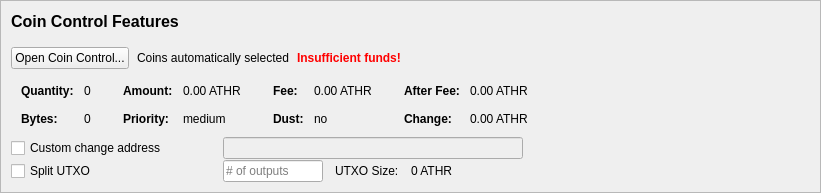
         <widget class="QFrame" name="frameCoinControl">
          <property name="sizePolicy">
           <sizepolicy hsizetype="Expanding" vsizetype="Expanding">
            <horstretch>0</horstretch>
            <verstretch>0</verstretch>
           </sizepolicy>
          </property>
          <property name="maximumSize">
           <size>
            <width>16777215</width>
            <height>16777215</height>
           </size>
          </property>
          <property name="frameShape">
           <enum>QFrame::StyledPanel</enum>
          </property>
          <property name="frameShadow">
           <enum>QFrame::Sunken</enum>
          </property>
          <layout class="QVBoxLayout" name="verticalLayoutCoinControl2">
           <property name="spacing">
            <number>0</number>
           </property>
           <property name="leftMargin">
            <number>0</number>
           </property>
           <property name="topMargin">
            <number>0</number>
           </property>
           <property name="rightMargin">
            <number>0</number>
           </property>
           <property name="bottomMargin">
            <number>0</number>
           </property>
           <item>
            <widget class="QFrame" name="frameCoinControl_BG">
             <layout class="QVBoxLayout" name="verticalLayoutCoinControl" stretch="0,0,0,0,0,0">
              <property name="spacing">
               <number>1</number>
              </property>
              <property name="leftMargin">
               <number>10</number>
              </property>
              <property name="topMargin">
               <number>10</number>
              </property>
              <item>
               <layout class="QHBoxLayout" name="horizontalLayoutCoinControl1">
                <property name="bottomMargin">
                 <number>15</number>
                </property>
                <item>
                 <layout class="QVBoxLayout" name="verticalLayout_3">
                  <property name="spacing">
                   <number>6</number>
                  </property>
                  <item>
                   <widget class="QLabel" name="labelCoinControlFeatures">
                    <property name="sizePolicy">
                     <sizepolicy hsizetype="Preferred" vsizetype="Maximum">
                      <horstretch>0</horstretch>
                      <verstretch>0</verstretch>
                     </sizepolicy>
                    </property>
                    <property name="minimumSize">
                     <size>
                      <width>0</width>
                      <height>20</height>
                     </size>
                    </property>
                    <property name="font">
                     <font>
                      <pointsize>12</pointsize>
                      <weight>75</weight>
                      <bold>true</bold>
                     </font>
                    </property>
                    <property name="styleSheet">
                     <string notr="true">font-weight:bold;</string>
                    </property>
                    <property name="text">
                     <string>Coin Control Features</string>
                    </property>
                   </widget>
                  </item>
                 </layout>
                </item>
               </layout>
              </item>
              <item>
               <layout class="QHBoxLayout" name="horizontalLayoutCoinControl2" stretch="0,0,0,0">
                <property name="spacing">
                 <number>8</number>
                </property>
                <property name="bottomMargin">
                 <number>10</number>
                </property>
                <item>
                 <widget class="QPushButton" name="pushButtonCoinControl">
                  <property name="styleSheet">
                   <string notr="true"/>
                  </property>
                  <property name="text">
                   <string>Open Coin Control...</string>
                  </property>
                  <property name="autoDefault">
                   <bool>false</bool>
                  </property>
                 </widget>
                </item>
                <item>
                 <widget class="QLabel" name="labelCoinControlAutomaticallySelected">
                  <property name="text">
                   <string>Coins automatically selected</string>
                  </property>
                  <property name="margin">
                   <number>5</number>
                  </property>
                 </widget>
                </item>
                <item>
                 <widget class="QLabel" name="labelCoinControlInsuffFunds">
                  <property name="font">
                   <font>
                    <weight>75</weight>
                    <bold>true</bold>
                   </font>
                  </property>
                  <property name="styleSheet">
                   <string notr="true">color:red;font-weight:bold;</string>
                  </property>
                  <property name="text">
                   <string>Insufficient funds!</string>
                  </property>
                  <property name="margin">
                   <number>5</number>
                  </property>
                 </widget>
                </item>
                <item>
                 <spacer name="horizontalSpacerCoinControl">
                  <property name="orientation">
                   <enum>Qt::Horizontal</enum>
                  </property>
                  <property name="sizeHint" stdset="0">
                   <size>
                    <width>40</width>
                    <height>1</height>
                   </size>
                  </property>
                 </spacer>
                </item>
               </layout>
              </item>
              <item>
               <widget class="QWidget" name="widgetCoinControl" native="true">
                <property name="sizePolicy">
                 <sizepolicy hsizetype="Preferred" vsizetype="Preferred">
                  <horstretch>0</horstretch>
                  <verstretch>0</verstretch>
                 </sizepolicy>
                </property>
                <property name="minimumSize">
                 <size>
                  <width>0</width>
                  <height>0</height>
                 </size>
                </property>
                <property name="styleSheet">
                 <string notr="true"/>
                </property>
                <layout class="QHBoxLayout" name="horizontalLayoutCoinControl5">
                 <property name="leftMargin">
                  <number>0</number>
                 </property>
                 <property name="topMargin">
                  <number>0</number>
                 </property>
                 <property name="rightMargin">
                  <number>0</number>
                 </property>
                 <property name="bottomMargin">
                  <number>0</number>
                 </property>
                 <item>
                  <layout class="QHBoxLayout" name="horizontalLayoutCoinControl3" stretch="0,0,0,1">
                   <property name="spacing">
                    <number>20</number>
                   </property>
                   <property name="topMargin">
                    <number>0</number>
                   </property>
                   <property name="bottomMargin">
                    <number>10</number>
                   </property>
                   <item>
                    <layout class="QFormLayout" name="formLayoutCoinControl1">
                     <property name="horizontalSpacing">
                      <number>10</number>
                     </property>
                     <property name="verticalSpacing">
                      <number>14</number>
                     </property>
                     <property name="leftMargin">
                      <number>10</number>
                     </property>
                     <property name="topMargin">
                      <number>4</number>
                     </property>
                     <property name="rightMargin">
                      <number>6</number>
                     </property>
                     <item row="0" column="0">
                      <widget class="QLabel" name="labelCoinControlQuantityText">
                       <property name="font">
                        <font>
                         <weight>75</weight>
                         <bold>true</bold>
                        </font>
                       </property>
                       <property name="text">
                        <string>Quantity:</string>
                       </property>
                       <property name="margin">
                        <number>0</number>
                       </property>
                      </widget>
                     </item>
                     <item row="0" column="1">
                      <widget class="QLabel" name="labelCoinControlQuantity">
                       <property name="cursor">
                        <cursorShape>IBeamCursor</cursorShape>
                       </property>
                       <property name="contextMenuPolicy">
                        <enum>Qt::ActionsContextMenu</enum>
                       </property>
                       <property name="text">
                        <string notr="true">0</string>
                       </property>
                       <property name="margin">
                        <number>0</number>
                       </property>
                       <property name="textInteractionFlags">
                        <set>Qt::LinksAccessibleByMouse|Qt::TextSelectableByKeyboard|Qt::TextSelectableByMouse</set>
                       </property>
                      </widget>
                     </item>
                     <item row="1" column="0">
                      <widget class="QLabel" name="labelCoinControlBytesText">
                       <property name="font">
                        <font>
                         <weight>75</weight>
                         <bold>true</bold>
                        </font>
                       </property>
                       <property name="text">
                        <string>Bytes:</string>
                       </property>
                      </widget>
                     </item>
                     <item row="1" column="1">
                      <widget class="QLabel" name="labelCoinControlBytes">
                       <property name="cursor">
                        <cursorShape>IBeamCursor</cursorShape>
                       </property>
                       <property name="contextMenuPolicy">
                        <enum>Qt::ActionsContextMenu</enum>
                       </property>
                       <property name="text">
                        <string notr="true">0</string>
                       </property>
                       <property name="textInteractionFlags">
                        <set>Qt::LinksAccessibleByMouse|Qt::TextSelectableByKeyboard|Qt::TextSelectableByMouse</set>
                       </property>
                      </widget>
                     </item>
                    </layout>
                   </item>
                   <item>
                    <layout class="QFormLayout" name="formLayoutCoinControl2">
                     <property name="horizontalSpacing">
                      <number>10</number>
                     </property>
                     <property name="verticalSpacing">
                      <number>14</number>
                     </property>
                     <property name="leftMargin">
                      <number>6</number>
                     </property>
                     <property name="topMargin">
                      <number>4</number>
                     </property>
                     <property name="rightMargin">
                      <number>6</number>
                     </property>
                     <item row="0" column="0">
                      <widget class="QLabel" name="labelCoinControlAmountText">
                       <property name="font">
                        <font>
                         <weight>75</weight>
                         <bold>true</bold>
                        </font>
                       </property>
                       <property name="text">
                        <string>Amount:</string>
                       </property>
                       <property name="margin">
                        <number>0</number>
                       </property>
                      </widget>
                     </item>
                     <item row="0" column="1">
                      <widget class="QLabel" name="labelCoinControlAmount">
                       <property name="cursor">
                        <cursorShape>IBeamCursor</cursorShape>
                       </property>
                       <property name="contextMenuPolicy">
                        <enum>Qt::ActionsContextMenu</enum>
                       </property>
                       <property name="text">
                        <string notr="true">0.00 ATHR</string>
                       </property>
                       <property name="textInteractionFlags">
                        <set>Qt::LinksAccessibleByMouse|Qt::TextSelectableByKeyboard|Qt::TextSelectableByMouse</set>
                       </property>
                      </widget>
                     </item>
                     <item row="1" column="0">
                      <widget class="QLabel" name="labelCoinControlPriorityText">
                       <property name="font">
                        <font>
                         <weight>75</weight>
                         <bold>true</bold>
                        </font>
                       </property>
                       <property name="text">
                        <string>Priority:</string>
                       </property>
                      </widget>
                     </item>
                     <item row="1" column="1">
                      <widget class="QLabel" name="labelCoinControlPriority">
                       <property name="cursor">
                        <cursorShape>IBeamCursor</cursorShape>
                       </property>
                       <property name="contextMenuPolicy">
                        <enum>Qt::ActionsContextMenu</enum>
                       </property>
                       <property name="text">
                        <string>medium</string>
                       </property>
                       <property name="textInteractionFlags">
                        <set>Qt::LinksAccessibleByMouse|Qt::TextSelectableByKeyboard|Qt::TextSelectableByMouse</set>
                       </property>
                      </widget>
                     </item>
                    </layout>
                   </item>
                   <item>
                    <layout class="QFormLayout" name="formLayoutCoinControl3">
                     <property name="horizontalSpacing">
                      <number>10</number>
                     </property>
                     <property name="verticalSpacing">
                      <number>14</number>
                     </property>
                     <property name="leftMargin">
                      <number>6</number>
                     </property>
                     <property name="topMargin">
                      <number>4</number>
                     </property>
                     <property name="rightMargin">
                      <number>6</number>
                     </property>
                     <item row="0" column="0">
                      <widget class="QLabel" name="labelCoinControlFeeText">
                       <property name="font">
                        <font>
                         <weight>75</weight>
                         <bold>true</bold>
                        </font>
                       </property>
                       <property name="text">
                        <string>Fee:</string>
                       </property>
                       <property name="margin">
                        <number>0</number>
                       </property>
                      </widget>
                     </item>
                     <item row="0" column="1">
                      <widget class="QLabel" name="labelCoinControlFee">
                       <property name="cursor">
                        <cursorShape>IBeamCursor</cursorShape>
                       </property>
                       <property name="contextMenuPolicy">
                        <enum>Qt::ActionsContextMenu</enum>
                       </property>
                       <property name="text">
                        <string notr="true">0.00 ATHR</string>
                       </property>
                       <property name="textInteractionFlags">
                        <set>Qt::LinksAccessibleByMouse|Qt::TextSelectableByKeyboard|Qt::TextSelectableByMouse</set>
                       </property>
                      </widget>
                     </item>
                     <item row="1" column="0">
                      <widget class="QLabel" name="labelCoinControlLowOutputText">
                       <property name="font">
                        <font>
                         <weight>75</weight>
                         <bold>true</bold>
                        </font>
                       </property>
                       <property name="text">
                        <string>Dust:</string>
                       </property>
                      </widget>
                     </item>
                     <item row="1" column="1">
                      <widget class="QLabel" name="labelCoinControlLowOutput">
                       <property name="cursor">
                        <cursorShape>IBeamCursor</cursorShape>
                       </property>
                       <property name="contextMenuPolicy">
                        <enum>Qt::ActionsContextMenu</enum>
                       </property>
                       <property name="text">
                        <string>no</string>
                       </property>
                       <property name="textInteractionFlags">
                        <set>Qt::LinksAccessibleByMouse|Qt::TextSelectableByKeyboard|Qt::TextSelectableByMouse</set>
                       </property>
                      </widget>
                     </item>
                    </layout>
                   </item>
                   <item>
                    <layout class="QFormLayout" name="formLayoutCoinControl4">
                     <property name="horizontalSpacing">
                      <number>10</number>
                     </property>
                     <property name="verticalSpacing">
                      <number>14</number>
                     </property>
                     <property name="leftMargin">
                      <number>6</number>
                     </property>
                     <property name="topMargin">
                      <number>4</number>
                     </property>
                     <property name="rightMargin">
                      <number>6</number>
                     </property>
                     <item row="0" column="0">
                      <widget class="QLabel" name="labelCoinControlAfterFeeText">
                       <property name="font">
                        <font>
                         <weight>75</weight>
                         <bold>true</bold>
                        </font>
                       </property>
                       <property name="text">
                        <string>After Fee:</string>
                       </property>
                       <property name="margin">
                        <number>0</number>
                       </property>
                      </widget>
                     </item>
                     <item row="0" column="1">
                      <widget class="QLabel" name="labelCoinControlAfterFee">
                       <property name="cursor">
                        <cursorShape>IBeamCursor</cursorShape>
                       </property>
                       <property name="contextMenuPolicy">
                        <enum>Qt::ActionsContextMenu</enum>
                       </property>
                       <property name="text">
                        <string notr="true">0.00 ATHR</string>
                       </property>
                       <property name="textInteractionFlags">
                        <set>Qt::LinksAccessibleByMouse|Qt::TextSelectableByKeyboard|Qt::TextSelectableByMouse</set>
                       </property>
                      </widget>
                     </item>
                     <item row="1" column="0">
                      <widget class="QLabel" name="labelCoinControlChangeText">
                       <property name="font">
                        <font>
                         <weight>75</weight>
                         <bold>true</bold>
                        </font>
                       </property>
                       <property name="text">
                        <string>Change:</string>
                       </property>
                      </widget>
                     </item>
                     <item row="1" column="1">
                      <widget class="QLabel" name="labelCoinControlChange">
                       <property name="cursor">
                        <cursorShape>IBeamCursor</cursorShape>
                       </property>
                       <property name="contextMenuPolicy">
                        <enum>Qt::ActionsContextMenu</enum>
                       </property>
                       <property name="text">
                        <string notr="true">0.00 ATHR</string>
                       </property>
                       <property name="textInteractionFlags">
                        <set>Qt::LinksAccessibleByMouse|Qt::TextSelectableByKeyboard|Qt::TextSelectableByMouse</set>
                       </property>
                      </widget>
                     </item>
                    </layout>
                   </item>
                  </layout>
                 </item>
                </layout>
               </widget>
              </item>
              <item>
               <layout class="QHBoxLayout" name="horizontalLayoutCoinControl4">
                <property name="spacing">
                 <number>12</number>
                </property>
                <property name="sizeConstraint">
                 <enum>QLayout::SetDefaultConstraint</enum>
                </property>
                <property name="topMargin">
                 <number>0</number>
                </property>
                <property name="rightMargin">
                 <number>0</number>
                </property>
                <item>
                 <widget class="QCheckBox" name="checkBoxCoinControlChange">
                  <property name="sizePolicy">
                   <sizepolicy hsizetype="Preferred" vsizetype="Preferred">
                    <horstretch>0</horstretch>
                    <verstretch>0</verstretch>
                   </sizepolicy>
                  </property>
                  <property name="minimumSize">
                   <size>
                    <width>200</width>
                    <height>0</height>
                   </size>
                  </property>
                  <property name="maximumSize">
                   <size>
                    <width>200</width>
                    <height>16777215</height>
                   </size>
                  </property>
                  <property name="toolTip">
                   <string>If this is activated, but the change address is empty or invalid, change will be sent to a newly generated address.</string>
                  </property>
                  <property name="text">
                   <string>Custom change address</string>
                  </property>
                 </widget>
                </item>
                <item>
                 <widget class="QValidatedLineEdit" name="lineEditCoinControlChange">
                  <property name="enabled">
                   <bool>false</bool>
                  </property>
                  <property name="sizePolicy">
                   <sizepolicy hsizetype="Preferred" vsizetype="Preferred">
                    <horstretch>0</horstretch>
                    <verstretch>0</verstretch>
                   </sizepolicy>
                  </property>
                  <property name="minimumSize">
                   <size>
                    <width>300</width>
                    <height>0</height>
                   </size>
                  </property>
                 </widget>
                </item>
                <item>
                 <widget class="QLabel" name="labelCoinControlChangeLabel">
                  <property name="sizePolicy">
                   <sizepolicy hsizetype="Preferred" vsizetype="Preferred">
                    <horstretch>0</horstretch>
                    <verstretch>0</verstretch>
                   </sizepolicy>
                  </property>
                  <property name="minimumSize">
                   <size>
                    <width>100</width>
                    <height>0</height>
                   </size>
                  </property>
                  <property name="text">
                   <string/>
                  </property>
                  <property name="margin">
                   <number>3</number>
                  </property>
                 </widget>
                </item>
               </layout>
              </item>
              <item>
               <layout class="QHBoxLayout" name="horizontalLayoutCoinControl6">
                <property name="spacing">
                 <number>12</number>
                </property>
                <property name="rightMargin">
                 <number>0</number>
                </property>
                <item>
                 <widget class="QCheckBox" name="splitBlockCheckBox">
                  <property name="sizePolicy">
                   <sizepolicy hsizetype="Preferred" vsizetype="Preferred">
                    <horstretch>0</horstretch>
                    <verstretch>0</verstretch>
                   </sizepolicy>
                  </property>
                  <property name="minimumSize">
                   <size>
                    <width>200</width>
                    <height>0</height>
                   </size>
                  </property>
                  <property name="maximumSize">
                   <size>
                    <width>200</width>
                    <height>16777215</height>
                   </size>
                  </property>
                  <property name="text">
                   <string>Split UTXO</string>
                  </property>
                 </widget>
                </item>
                <item>
                 <widget class="QLineEdit" name="splitBlockLineEdit">
                  <property name="sizePolicy">
                   <sizepolicy hsizetype="Preferred" vsizetype="Preferred">
                    <horstretch>50</horstretch>
                    <verstretch>0</verstretch>
                   </sizepolicy>
                  </property>
                  <property name="minimumSize">
                   <size>
                    <width>100</width>
                    <height>0</height>
                   </size>
                  </property>
                  <property name="maximumSize">
                   <size>
                    <width>100</width>
                    <height>16777215</height>
                   </size>
                  </property>
                  <property name="placeholderText">
                   <string># of outputs</string>
                  </property>
                 </widget>
                </item>
                <item>
                 <widget class="QLabel" name="labelBlockSizeText">
                  <property name="text">
                   <string>UTXO Size:</string>
                  </property>
                 </widget>
                </item>
                <item>
                 <widget class="QLabel" name="labelBlockSize">
                  <property name="text">
                   <string>0 ATHR</string>
                  </property>
                 </widget>
                </item>
                <item>
                 <spacer name="horizontalSpacer_7">
                  <property name="orientation">
                   <enum>Qt::Horizontal</enum>
                  </property>
                  <property name="sizeHint" stdset="0">
                   <size>
                    <width>40</width>
                    <height>20</height>
                   </size>
                  </property>
                 </spacer>
                </item>
               </layout>
              </item>
              <item>
               <spacer name="verticalSpacerCoinControl">
                <property name="orientation">
                 <enum>Qt::Vertical</enum>
                </property>
                <property name="sizeHint" stdset="0">
                 <size>
                  <width>800</width>
                  <height>1</height>
                 </size>
                </property>
               </spacer>
              </item>
             </layout>
            </widget>
           </item>
          </layout>
         </widget>
